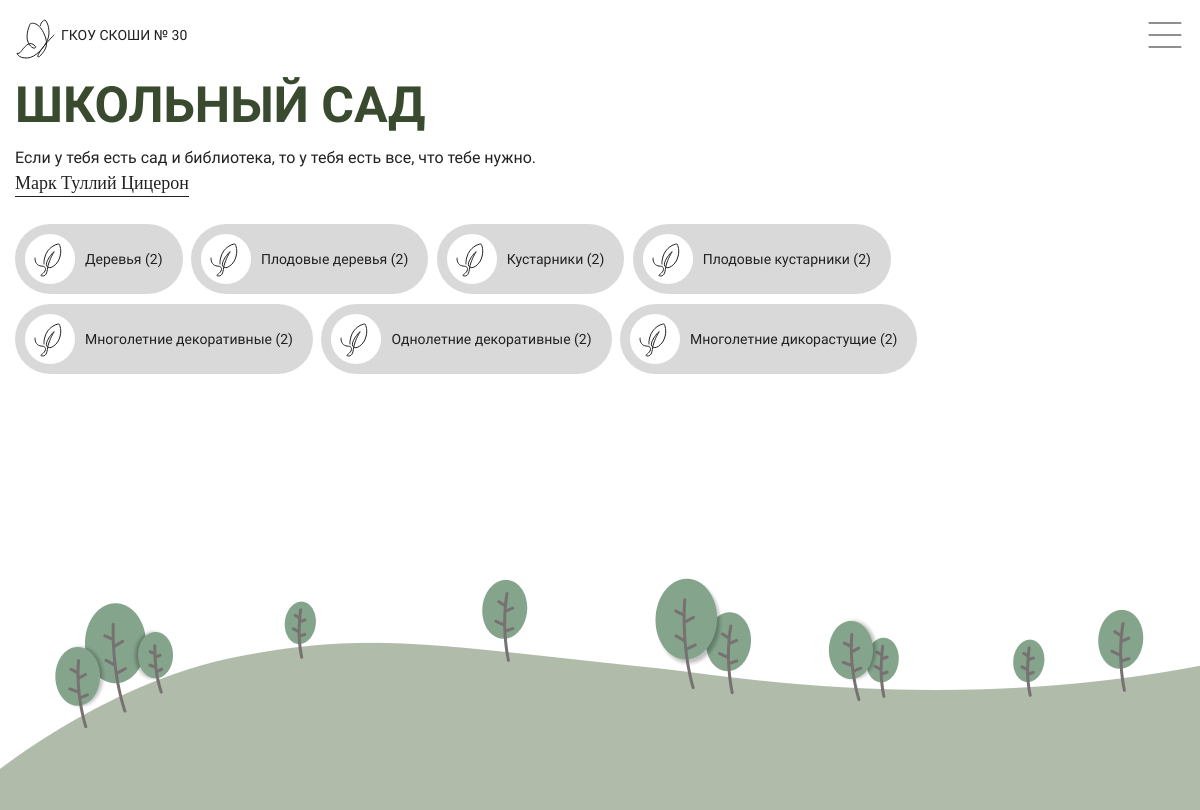
The app's page /index/ with its own data.
### garden/models.py (models this page shows, shortened)
class Message(db.Model):
    __tablename__ = 'messages'
    id = db.Column(db.Integer, primary_key=True)
    text = db.Column(db.Text, unique=True, nullable=False)
    author = db.Column(db.String(100), nullable=False)
    priority = db.Column(db.Enum(Priority), nullable=False, default=Priority.low)
    display = db.Column(db.Enum(Display), nullable=False, default=Display.disabled)
    status = db.Column(db.Enum(Status), nullable=False, default=Status.CREATED)
    timestamp = db.Column(db.DateTime, default=datetime.now)

### garden/routes.py (the view)
@app.route('/')
@app.route('/index/')
def index():
    current_message = services.get_message_for_render()
    quantities = services.get_quantity_categories()
    return render_template ('view/index.html',
                            message=current_message,
                            categories=Category,
                            quantities=quantities,
                            quantity=100,
                            settings=settings)

### garden/services.py (called while the page is built)
def get_quantity_categories():
    dict = {}
    for cat in Category:
        quantity = Plant.query.filter(Plant.category == cat.name,
                                Plant.status != 'DELETED',
                                Plant.display == 'enabled').count()
        dict[cat.name] = quantity
    return dict

def get_message_for_render():
    message = Message.query.filter(Message.priority == 'normal',
                                           Message.status != 'DELETED',
                                           Message.display == 'enabled').order_by(func.random()).first()
    return message

### garden/templates/view/index.html
{% extends 'view_base.html' %}
{% block main %}
<div class="main-title">
  <h1 class="montserrat-alternates-extrabold">{{ settings['main_title'] }}</h1>
</div>
<section class="message">
  <p class="message__text source-sans-3-400">{{ message.text|safe }}</p>
  <div class="message__author">
    <p class="caveat-400">{{ message.author|safe }}</p>
  </div>
</section>
<section class="categories montserrat-alternates-medium">
  {% for category in categories %}
    <a href="{{ url_for('show_category', category_name=category.name) }}" class="category-button">
      <img src="{{ url_for('static', filename='icons/icon_btn_03.svg') }}" alt="Icon" width="50" height="50">
      <span>{{ category.value['title'] }} ({{ quantities[category.name] }})</span>
    </a>
  {% endfor %}
</section>
{% endblock %}

### garden/static/css/main.css (style rules this page uses)
body { padding-top: 10px; }
.main-title { font-size: 50px; color: #3A4A2F; margin-bottom: 20px; }
.message { margin-bottom: 32px; }
.message__text { font-size: 16px; margin-bottom: 8px; }
.message__author p { font-size: 18px; display: inline; padding-bottom: 2px; border-bottom: 1px solid #212121; }
.category-button { display: inline-flex; align-items: center; gap: 10px; padding: 10px 10px; background: #d9d9d9; color: #212121; text-decoration: none; border-radius: 40px; transition: background 0.3s; margin: 0 5px 10px 0; }
.category-button span { padding-right: 10px; font-size: 14px; }

### records on screen
Message: text "Если у тебя есть сад и библиотека, то у тебя есть все, что тебе нужно.", author "Марк Туллий Цицерон"

### other values on screen
{{ settings['site_header'] }} "ГКОУ СКОШИ № 30"
{{ settings['main_title'] }} "ШКОЛЬНЫЙ САД"
{{ category.value['title'] }} "Деревья" "Плодовые деревья" "Кустарники" "Плодовые кустарники" "Многолетние декоративные" "Однолетние декоративные" "Многолетние дикорастущие"
{{ quantities[category.name] }} "2" "2" "2" "2" "2" "2" "2"
